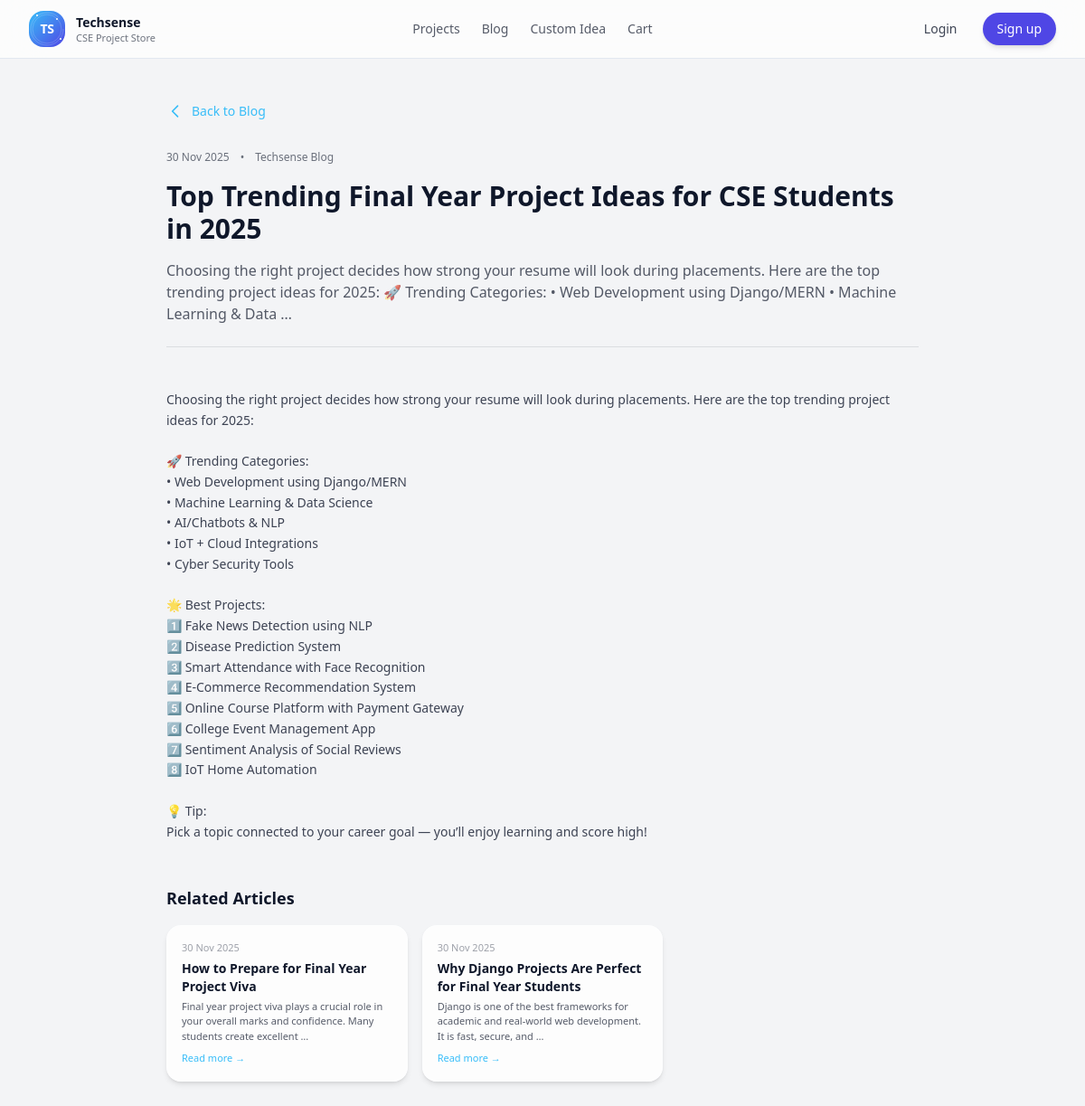
The app's page /blog/2/ with its own data.
### store/models.py (models this page shows, shortened)
class BlogPost(models.Model):
    title = models.CharField(max_length=200)
    slug = models.SlugField(unique=True, blank=True)
    content = models.TextField()
    created_at = models.DateTimeField(auto_now_add=True)
    is_published = models.BooleanField(default=False)
    image = models.ImageField(
        upload_to='blog_images/',
        blank=True,
        null=True
    )

### store/views.py (the view)
# urls.py: path('blog/<int:pk>/', views.blog_detail, name='blog_detail'),
def blog_detail(request, pk):
    post = get_object_or_404(BlogPost, pk=pk, is_published=True)
    related_posts = (
        BlogPost.objects.filter(is_published=True)
        .exclude(pk=pk)[:3]
    )
    return render(
        request,
        "store/blog_detail.html",
        {"post": post, "related_posts": related_posts},
    )

### store/templates/store/blog_detail.html
{% extends "base.html" %}
{% block content %}
<div class="min-h-screen">
  <div class="max-w-4xl mx-auto px-4 sm:px-6 lg:px-8 py-12">
    <a href="{% url 'store:blog_list' %}"
       class="flex items-center space-x-2 text-[#38BDF8] mb-8 hover:text-[#0EA5E9] transition-colors group text-sm">
      <svg class="w-5 h-5 group-hover:-translate-x-1 transition-transform" fill="none"
           stroke="currentColor" stroke-width="2" viewBox="0 0 24 24">
        <path stroke-linecap="round" stroke-linejoin="round"
              d="M15 19l-7-7 7-7" />
      </svg>
      <span>Back to Blog</span>
    </a>
    <div class="flex flex-wrap items-center gap-3 text-[12px] text-[#0F172A]/60 mb-4">
      <span>{{ post.created_at|date:"d M Y" }}</span>
      <span>•</span>
      <span>Techsense Blog</span>
    </div>
    <h1 class="text-2xl md:text-3xl font-semibold text-[#0F172A] mb-4">
      {{ post.title }}
    </h1>
    <p class="text-[#0F172A]/70 text-sm md:text-base mb-6 pb-6 border-b border-[#0F172A]/10">
      {{ post.content|truncatewords:35 }}
    </p>
    <div class="prose max-w-none mb-12">
      <div class="text-[#0F172A]/80 text-sm leading-relaxed whitespace-pre-line">
        {{ post.content }}
      </div>
    </div>
    {% if related_posts %}
    <div class="mt-10">
      <h2 class="text-lg font-semibold text-[#0F172A] mb-4">Related Articles</h2>
      <div class="grid grid-cols-1 md:grid-cols-3 gap-4">
        {% for rel in related_posts %}
        <a href="{% url 'store:blog_detail' rel.pk %}"
           class="bg-white/80 backdrop-blur-sm rounded-2xl border border-white/20 shadow-md hover:shadow-xl hover:-translate-y-1 transition p-4 flex flex-col justify-between">
          <div>
            <p class="text-[11px] text-[#0F172A]/40 mb-1">
              {{ rel.created_at|date:"d M Y" }}
            </p>
            <h3 class="font-semibold text-[#0F172A] text-sm mb-1 line-clamp-2">
              {{ rel.title }}
            </h3>
            <p class="text-[11px] text-[#0F172A]/70 line-clamp-3">
              {{ rel.content|truncatewords:18 }}
            </p>
          </div>
          <span class="mt-2 text-[11px] text-[#38BDF8]">Read more →</span>
        </a>
        {% endfor %}
      </div>
    </div>
    {% endif %}
  </div>
</div>
{% endblock %}

### store/static/css/style.css (style rules this page uses)
body { margin: 0; background: var(--background); color: var(--foreground); }
h1 { font-size: var(--text-2xl); font-weight: var(--font-weight-medium); line-height: 1.5; }
h2 { font-size: var(--text-xl); font-weight: var(--font-weight-medium); line-height: 1.5; }
h3 { font-size: var(--text-lg); font-weight: var(--font-weight-medium); line-height: 1.5; }
h4, p, label, button, input { font-size: var(--text-base); font-weight: var(--font-weight-normal); line-height: 1.5; }
*[class*="border-"] { border-color: var(--border); }
* { transition: background-color 0.3s ease, border-color 0.3s ease, color 0.3s ease; }

### records on screen
BlogPost: created_at "30 Nov 2025", title "Top Trending Final Year Project Ideas for CSE Students in 2025", content "Choosing the right project decides how strong your resume will look during placements. Here are the top trending project ideas for 2025: 🚀 Trending Categories: • Web Development using Django/MERN • Machine Learning & Data …", content "Choosing the right project decides how strong your resume will look during placements. Here are the top trending project ideas for 2025: 🚀 Trending Categories: • Web Development using Django/MERN • Machine Learning & Data Science • AI/Chatbots & NLP • IoT + Cloud Integrations • Cyber Security Tools 🌟 Best Projects: 1️⃣ Fake News Detection using NLP 2️⃣ Disease Prediction System 3️⃣ Smart Attendance with Face Recognition 4️⃣ E-Commerce Recommendation System 5️⃣ Online Course Platform with Payment Gateway 6️⃣ College Event Management App 7️⃣ Sentiment Analysis of Social Reviews 8️⃣ IoT Home Automation 💡 Tip: Pick a topic connected to your career goal — you’ll enjoy learning and score high!"
BlogPost: created_at "30 Nov 2025", title "How to Prepare for Final Year Project Viva", content "Final year project viva plays a crucial role in your overall marks and confidence. Many students create excellent …"
BlogPost: created_at "30 Nov 2025", title "Why Django Projects Are Perfect for Final Year Students", content "Django is one of the best frameworks for academic and real-world web development. It is fast, secure, and …"
